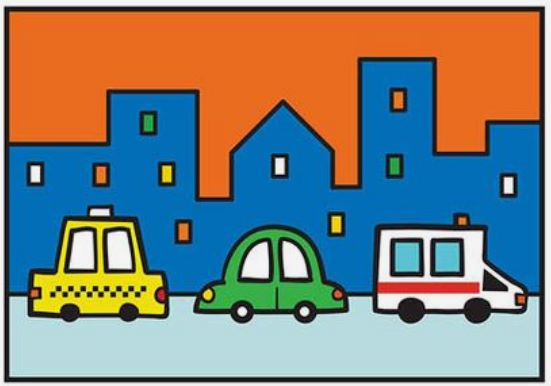
#> input picture mobil1.jpg, 551 x 386 px
$ python 'Metode Pengurangan.py'
#> lines starting #> are read from the running program, lines starting #| are printed output that depends on the picture
import cv2
import numpy as np

#masukkan gambar
img1 = cv2.imread('mobil1.jpg')
#> img1 is the input picture: shape (386, 551, 3); mean B, G, R 122.3, 129.6, 127.3
img1 = cv2.resize(img1, (595, 489))
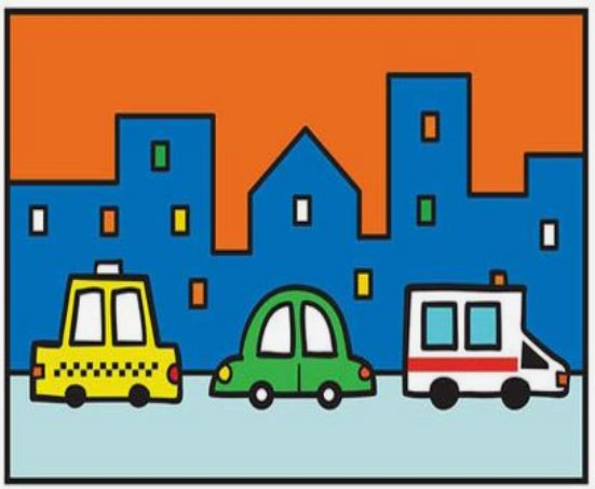
#> img1: shape (489, 595, 3); mean B, G, R 122.2, 129.5, 127.2
img2 = cv2.imread('mobil2.jpg')
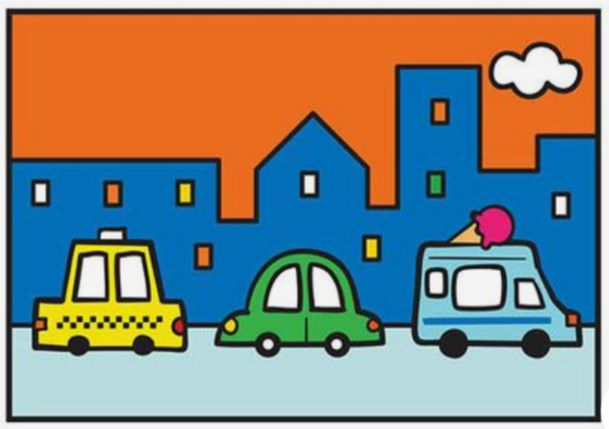
#> input picture mobil2.jpg, 609 x 429 px
#> img2 is the input picture: shape (429, 609, 3); mean B, G, R 123.7, 132.8, 132.8
img2 = cv2.resize(img2,(595, 489))
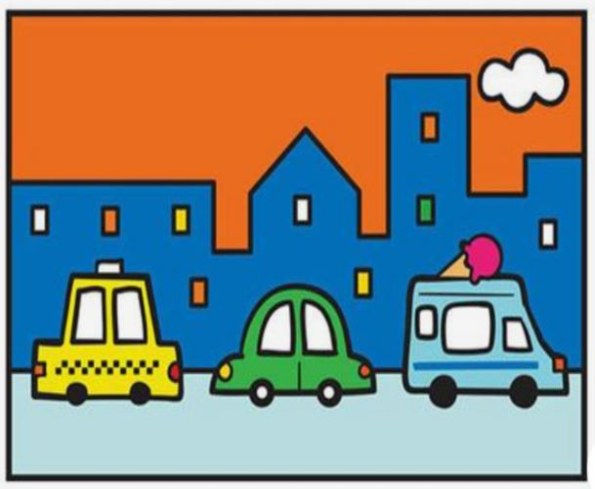
#> img2: shape (489, 595, 3); mean B, G, R 123.7, 132.7, 132.8

#ubah gambar ke grayscale
gray1 = cv2.cvtColor(img1, cv2.COLOR_BGR2GRAY)
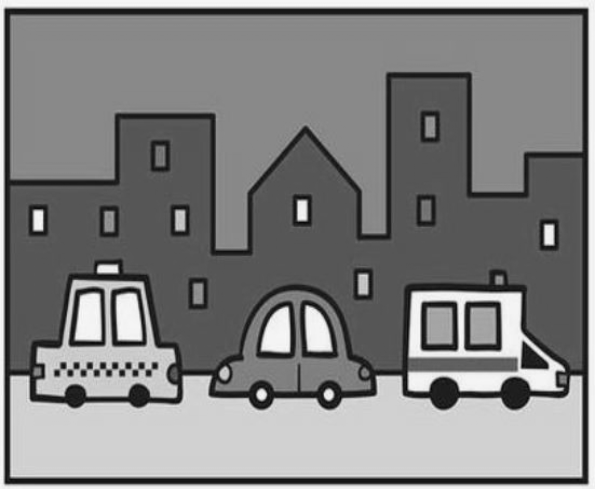
#> gray1: shape (489, 595); min 5, max 251, mean 128
gray2 = cv2.cvtColor(img2, cv2.COLOR_BGR2GRAY)
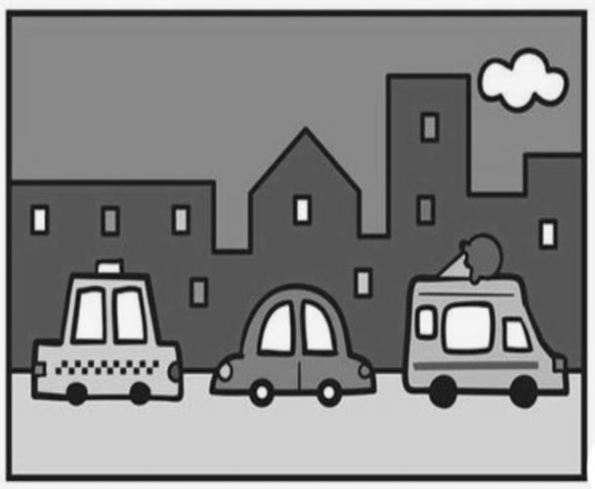
#> gray2: shape (489, 595); min 11, max 255, mean 131.7

#Subtract gambar grayscale
diff = cv2.subtract(gray1, gray2)
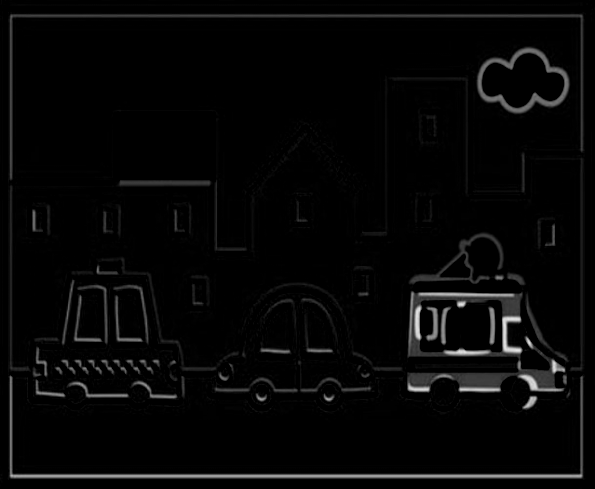
#> diff: shape (489, 595); min 0, max 229, mean 6.7

cv2.imshow('img1', img1)
cv2.imshow('img2',img2)
cv2.imshow('Difference', diff)
cv2.waitKey(0)
cv2.destroyAllWindows()
